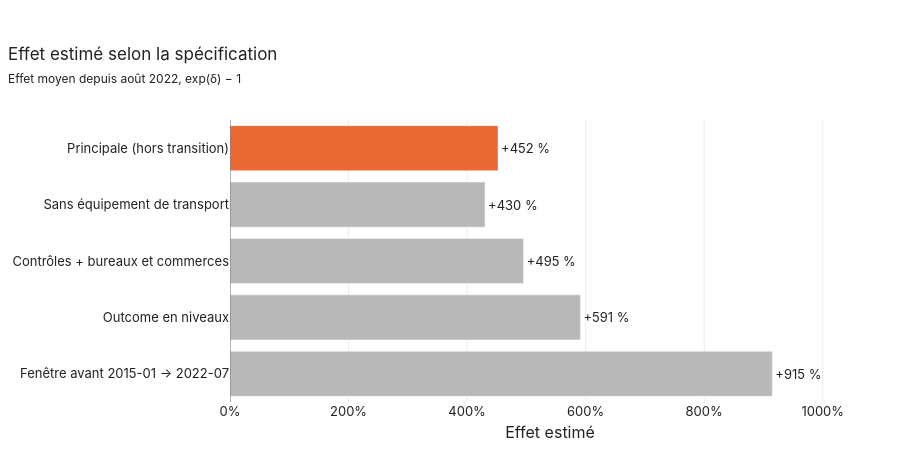

Notebook code for this chart:
### Markdown cell above
## 6. Robustesse

### Code cell
plot_specs(did.robustness(PANEL), 'spécification', 'effet', 'Principale (hors transition)',
           title='Effet estimé selon la spécification', subtitle='Effet moyen depuis août 2022, exp(δ) − 1',
           xtitle='Effet estimé')

### Figure 1 — Plotly figure (JSON) as saved in the notebook; plotly's stock layout.template omitted (floating-point values rounded to 4 significant figures)
{"data": [{"hovertemplate": "%{y} : %{x:.0%}<extra></extra>", "marker": {"color": ["#eb6834", "#b8b8b8", "#b8b8b8", "#b8b8b8", "#b8b8b8"]}, "orientation": "h", "text": ["+452 %", "+430 %", "+495 %", "+591 %", "+915 %"], "textposition": "outside", "type": "bar", "x": [4.522, 4.303, 4.954, 5.912, 9.15], "y": ["Principale (hors transition)", "Sans équipement de transport", "Contrôles + bureaux et commerces", "Outcome en niveaux", "Fenêtre avant 2015-01 → 2022-07"]}], "layout": {"height": 450, "hovermode": "closest", "shapes": [{"line": {"color": "#6b6b6b", "width": 1}, "type": "line", "x0": 0, "x1": 0, "xref": "x", "y0": 0, "y1": 1, "yref": "y domain"}], "title": {"subtitle": {"text": "Effet moyen depuis août 2022, exp(δ) − 1"}, "text": "Effet estimé selon la spécification"}, "xaxis": {"range": [0, 10.8], "showgrid": true, "tickformat": ".0%", "tickmode": "auto", "title": {"text": "Effet estimé"}}, "yaxis": {"autorange": "reversed", "showgrid": false, "title": {}}}}
